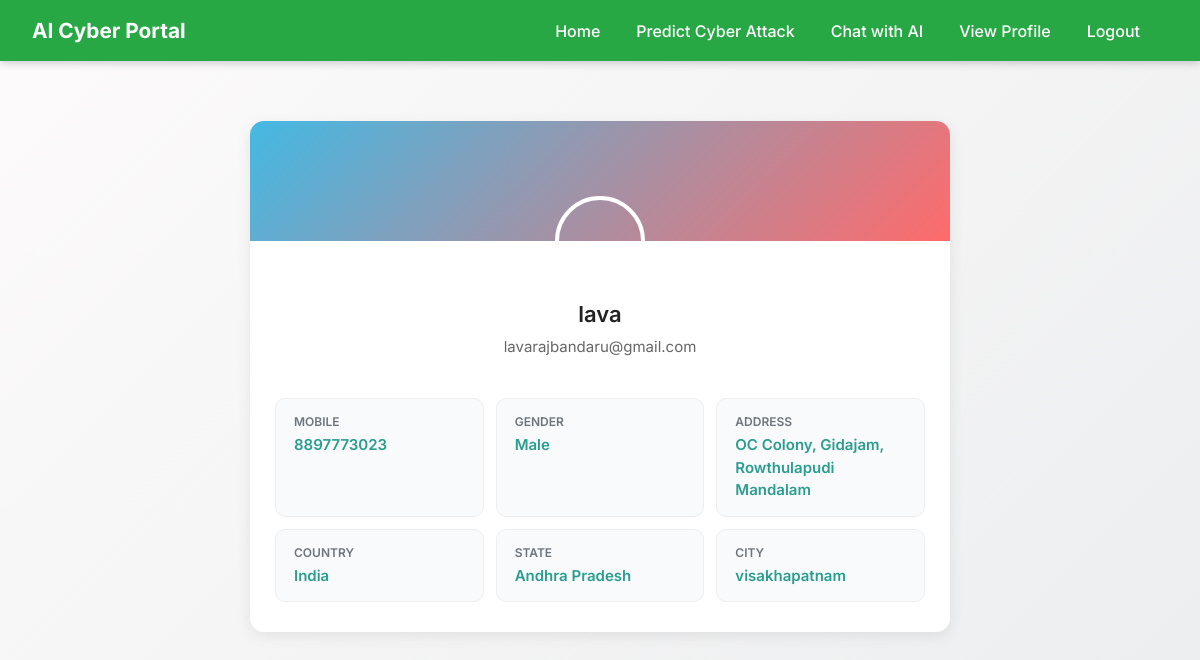
The app's page /ViewYourProfile/ (signed in) with its own data.
### Remote_User/models.py (models this page shows)
class ClientRegister_Model(models.Model):
    username = models.CharField(max_length=30, unique=True)
    email = models.EmailField(max_length=30, unique=True)
    password = models.CharField(max_length=10)
    phoneno = models.CharField(max_length=10, unique=True)
    country = models.CharField(max_length=20)
    state = models.CharField(max_length=30)
    city = models.CharField(max_length=30)
    gender = models.CharField(max_length=10)
    address = models.CharField(max_length=20)
    failed_login_attempts = models.IntegerField(default=0)
    is_blocked = models.BooleanField(default=False)

### Remote_User/views.py (the view)
# urls.py: path('ViewYourProfile/', remoteuser.ViewYourProfile, name="ViewYourProfile"),
def ViewYourProfile(request):
    user = ClientRegister_Model.objects.get(id=request.session['userid'])
    return render(request, 'RUser/ViewYourProfile.html', {'object': user})

### Template/htmls/RUser/ViewYourProfile.html (shortened to what this page needs)
{% extends 'RUser/Header.html' %}
{% block userblock %}
{% load static %}
<body>
    <div class="profile-container">
        <div class="profile-header">
            <div class="profile-pic"></div>
        </div>
        <h2 class="profile-name">{{object.username}}</h2>
        <p class="profile-subtitle">{{object.email}}</p>
        <div class="profile-body">
            <div class="detail-card">
                <div class="detail-label">Mobile</div>
                <div class="detail-value">{{object.phoneno}}</div>
            </div>
            <div class="detail-card">
                <div class="detail-label">Gender</div>
                <div class="detail-value">{{object.gender}}</div>
            </div>
            <div class="detail-card">
                <div class="detail-label">Address</div>
                <div class="detail-value">{{object.address}}</div>
            </div>
            <div class="detail-card">
                <div class="detail-label">Country</div>
                <div class="detail-value">{{object.country}}</div>
            </div>
            <div class="detail-card">
                <div class="detail-label">State</div>
                <div class="detail-value">{{object.state}}</div>
            </div>
            <div class="detail-card">
                <div class="detail-label">City</div>
                <div class="detail-value">{{object.city}}</div>
            </div>
        </div>
    </div>
</body>
{% endblock %}

### Template/htmls/RUser/Header.html (style rules this page uses)
* { margin: 0; padding: 0; box-sizing: border-box; }
html, body { height: 100%; width: 100%; font-family: "Poppins", sans-serif; background: linear-gradient(135deg, #fdfbfb, #ebedee); color: #333; }

### Template/htmls/RUser/ViewYourProfile.html (style rules this page uses)
body { background-color: #f4f6f9; font-family: 'Inter', sans-serif; margin: 0; padding: 0; }
.profile-container { width: 90%; max-width: 700px; margin: 30px auto; background: #fff; border-radius: 14px; overflow: hidden; box-shadow: 0 4px 15px rgba(0, 0, 0, 0.08); transition: all 0.3s ease; }
.profile-header { background: linear-gradient(135deg, #44b9e3, #ff6b6b); height: 120px; position: relative; transition: height 0.3s ease; }
.profile-pic { width: 90px; height: 90px; border-radius: 50%; border: 4px solid #fff; position: absolute; bottom: -45px; left: 50%; transform: translateX(-50%); background: url("https://cdn-icons-png.flaticon.com/512/149/149071.png") no-repeat center/cover; transition: all 0.3s ease; }
.profile-name { text-align: center; margin-top: 60px; font-size: 22px; font-weight: 600; color: #222; word-wrap: break-word; transition: font-size 0.3s ease, margin 0.3s ease; }
.profile-subtitle { text-align: center; font-size: 15px; color: #666; margin-bottom: 20px; word-wrap: break-word; transition: font-size 0.3s ease; }
.profile-body { padding: 20px 25px 30px; display: grid; grid-template-columns: repeat(auto-fit, minmax(200px, 1fr)); gap: 12px; transition: all 0.3s ease; }
.detail-card { background: #f9fafc; border-radius: 10px; padding: 14px 18px; transition: all 0.3s ease; border: 1px solid #eee; word-wrap: break-word; }
.detail-label { font-size: 12px; color: #6c757d; text-transform: uppercase; font-weight: 600; margin-bottom: 3px; }
.detail-value { font-size: 15px; font-weight: 600; color: #2a9d8f; word-break: break-word; }

### records on screen
ClientRegister_Model: username "lava", email "lavarajbandaru@gmail.com", phoneno "8897773023", gender "Male", address "OC Colony, Gidajam, Rowthulapudi Mandalam", country "India", state "Andhra Pradesh", city "visakhapatnam"
